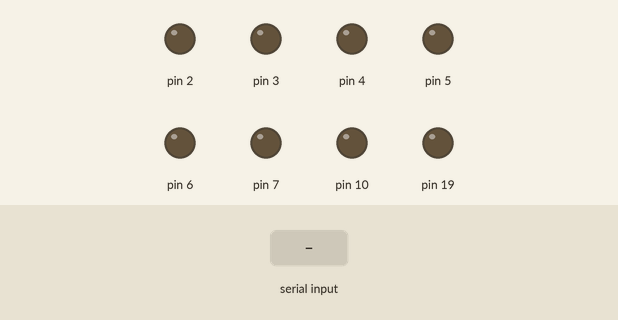
Simulated run of this sketch. Board: Arduino Uno, built with avr-gcc and run on an emulated ATmega328P. Shown: output pins drawn as LEDs (lit = HIGH). The test bench sets the inputs (shaded band).

Above: at 1.2 s.
1.3 s: "f" received over Serial
At 1.7 s:
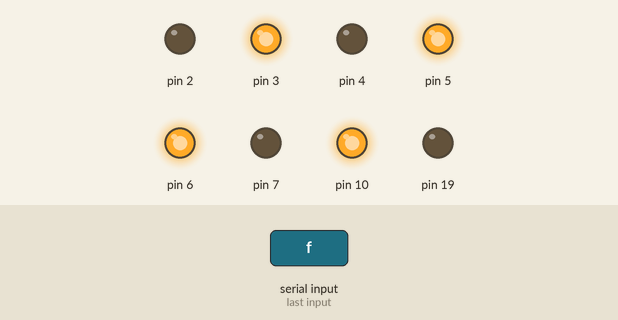
2.8 s: "b" received over Serial
At 4.0 s:
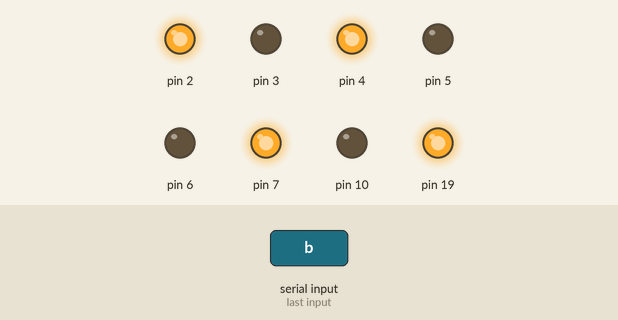
4.3 s: "l" received over Serial
At 5.2 s:
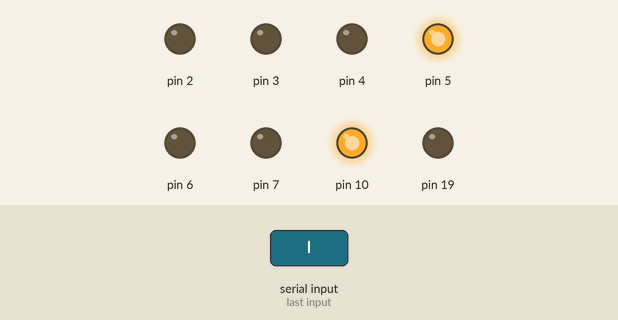
5.8 s: "r" received over Serial
At 6.3 s:
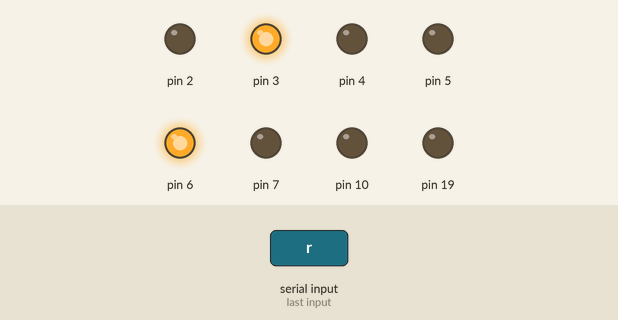
7.3 s: "s" received over Serial
At 8.7 s:
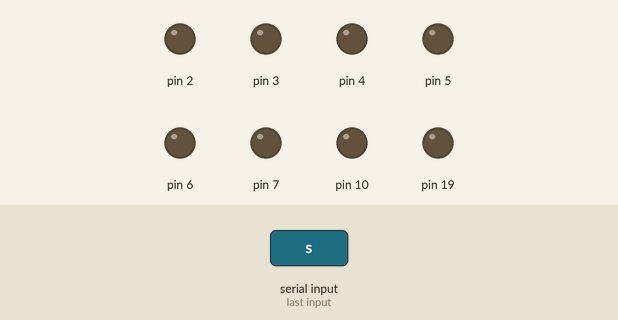
Timing chart, 0 to 9.8 s (numbered marks = the images above; inputs shaded):
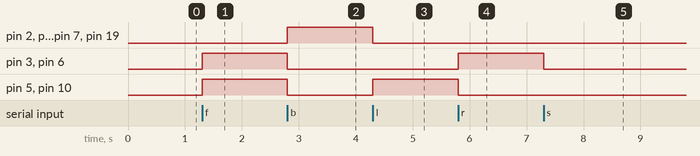

The sketch:

rccar.ino
```cpp
#include <Arduino.h>
#include "DCMotor.h"
#include "RCCar.h"

DCMotor dcLF(2,3);
DCMotor dcLB(7,6);
DCMotor dcRF(5,4);
DCMotor dcRB(10,19);
RCCar rcCar(dcLF,dcLB,dcRF,dcRB);

void setup(){
 Serial.begin(9600);
}

void loop() {
  if(Serial.available()>0){
    int cmd=Serial.read();
    switch(cmd) {
      case 'f': rcCar.GoForward(); break;
      case 'b': rcCar.GoBackward(); break;
      case 'l': rcCar.TurnLeft(); break;
      case 'r': rcCar.TurnRight(); break;
      case 's': rcCar.Stop(); break;
      default: break;
    }
  }

}
```

DCMotor.cpp
```cpp
#include <Arduino.h>
#include "DCMotor.h"

DCMotor::DCMotor(int pinL, int pinR) {
  this->pinL=pinL;
  this->pinR=pinR;
  pinMode(this->pinL,OUTPUT);
  pinMode(this->pinR,OUTPUT);
}

void DCMotor::RotateLeft() {
  digitalWrite(pinL,HIGH);
  digitalWrite(pinR,LOW);
}
void DCMotor::RotateRight() {
  digitalWrite(pinL,LOW);
  digitalWrite(pinR,HIGH);
}
void DCMotor::Stop() {
  digitalWrite(pinL,LOW);
  digitalWrite(pinR,LOW);
}
```

DCMotor.h
```cpp
#ifndef __DCMOTOR_H__
#define __DCMOTOR_H__

class DCMotor {
  int pinL, pinR;
  public:
  DCMotor(int pinL, int pinR);
  void RotateLeft();
  void RotateRight();
  void Stop();
};

#endif
```

RCCar.cpp
```cpp
#include "DCMotor.h"
#include "RCCar.h"

RCCar::RCCar(DCMotor& lf,DCMotor& lb,DCMotor& rf,DCMotor& rb)
: lfWheel(lf),lbWheel(lb),rfWheel(rf),rbWheel(rb) {} //참조자 초기화

void RCCar::GoForward(){
  lfWheel.RotateRight();
  lbWheel.RotateRight();
  rfWheel.RotateLeft();
  rbWheel.RotateLeft();
}
void RCCar::GoBackward(){
  lfWheel.RotateLeft();
  lbWheel.RotateLeft();
  rfWheel.RotateRight();
  rbWheel.RotateRight();
}
void RCCar::TurnLeft(){
  lfWheel.Stop();
  lbWheel.Stop();
  rfWheel.RotateLeft();
  rbWheel.RotateLeft();

}
void RCCar::TurnRight(){
  lfWheel.RotateRight();
  lbWheel.RotateRight();
  rfWheel.Stop();
  rbWheel.Stop();
}
void RCCar::Stop(){
  lfWheel.Stop();
  lbWheel.Stop();
  rfWheel.Stop();
  rbWheel.Stop();

}
```

RCCar.h
```cpp
#ifndef __RCCAR_H__
#define __RCCAR_H__

class RCCar {
  DCMotor lfWheel;
  DCMotor lbWheel;
  DCMotor rfWheel;
  DCMotor rbWheel;
public:
  RCCar(DCMotor&,DCMotor&,DCMotor&,DCMotor&);
  void GoForward();
  void GoBackward();
  void TurnLeft();
  void TurnRight();
  void Stop();
};
#endif
```

Measured:
- after the input at 1.3 s, pin 3, pin 5, pin 6, pin 10: LOW → HIGH at once
- after the input at 2.8 s, pin 2, pin 4, pin 7, pin 19: LOW → HIGH at once; pin 3, pin 5, pin 6, pin 10: HIGH → LOW at once
- after the input at 4.3 s, pin 2, pin 4, pin 7, pin 19: HIGH → LOW at once; pin 5, pin 10: LOW → HIGH at once
- after the input at 5.8 s, pin 3, pin 6: LOW → HIGH at once; pin 5, pin 10: HIGH → LOW at once
- after the input at 7.3 s, pin 3, pin 6: HIGH → LOW at once
